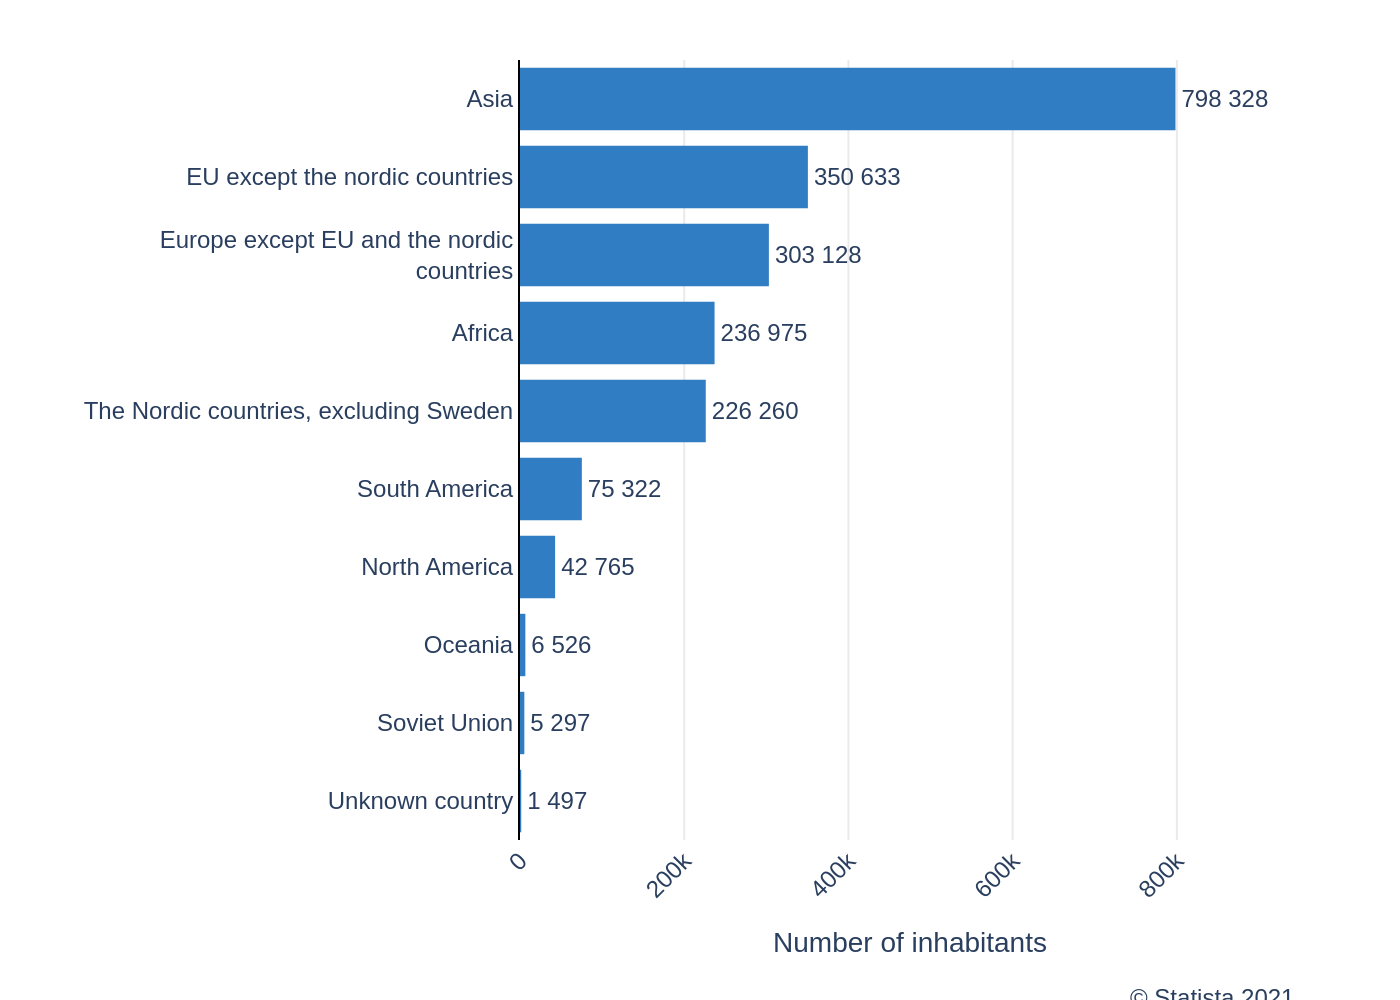

Reproduce this figure in Python.
import sys
import json
import plotly.graph_objects as go
from pathlib import Path

if len(sys.argv) != 2:
    print("Usage: python <script.py> <path_to_json_file>")
    sys.exit(1)

json_path_str = sys.argv[1]
json_path = Path(json_path_str)
output_filename = json_path.stem + ".png"

try:
    with open(json_path, 'r', encoding='utf-8') as f:
        chart_info = json.load(f)
except FileNotFoundError:
    print(f"Error: JSON file not found at {json_path_str}")
    sys.exit(1)
except json.JSONDecodeError:
    print(f"Error: Could not decode JSON from {json_path_str}")
    sys.exit(1)

chart_data = chart_info['chart_data']
texts = chart_info['texts']
colors = chart_info['colors']

categories = [item['category'] for item in chart_data]
values = [item['value'] for item in chart_data]

# Reverse data for correct top-to-bottom display in Plotly horizontal bar chart
categories.reverse()
values.reverse()

# Format numeric labels with spaces as thousand separators
text_labels = [f'{v:,}'.replace(',', ' ') for v in values]

fig = go.Figure()

fig.add_trace(go.Bar(
    y=categories,
    x=values,
    orientation='h',
    marker=dict(
        color=colors[0],
        line=dict(width=0)
    ),
    text=text_labels,
    textposition='outside',
    cliponaxis=False,
    hoverinfo='none',
    textfont=dict(
        family="Arial",
        size=12
    )
))

fig.update_layout(
    plot_bgcolor='white',
    paper_bgcolor='white',
    font=dict(family="Arial", size=12),
    xaxis=dict(
        title=texts.get('xaxis_title'),
        showgrid=True,
        gridcolor='#EAEAEA',
        gridwidth=1,
        zeroline=False,
        tickangle=-45,
        range=[0, 950000]
    ),
    yaxis=dict(
        showgrid=False,
        zeroline=False,
        showline=True,
        linecolor='black',
        linewidth=1
    ),
    margin=dict(l=260, r=50, t=30, b=80),
    showlegend=False
)

if texts.get('source'):
    fig.add_annotation(
        text=texts['source'],
        showarrow=False,
        xref="paper",
        yref="paper",
        x=1,
        y=-0.18,
        xanchor='right',
        yanchor='top',
        align='right',
        font=dict(size=12)
    )

fig.write_image(output_filename, scale=2)
print(f"Chart saved to {output_filename}")
